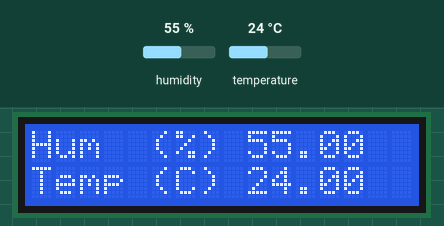
This sketch was run on a simulated Arduino Uno, built with avr-gcc and run on an emulated ATmega328P. Parts: 16×2 character LCD. The test bench sets the inputs (shaded band); at power-on: humidity 55 %, temperature 24 °C. What the sketch prints to the serial monitor is not drawn.

Above: at 3.3 s.
3.4 s: humidity set to 22 %
At 9.6 s:
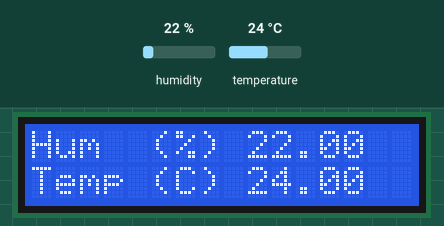
10.1 s: temperature set to 12 °C
At 15.4 s:
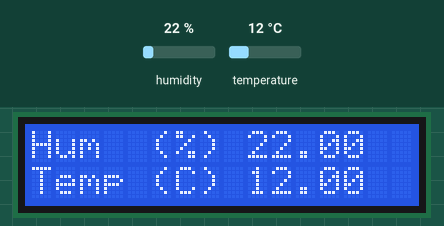
16.8 s: humidity set to 40 %
At 21.2 s:
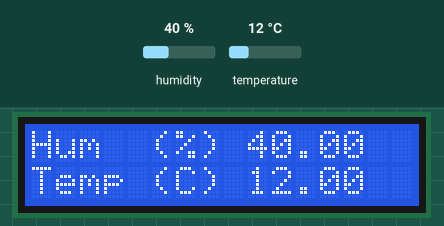
23.5 s: temperature set to 19 °C
At 27.0 s:
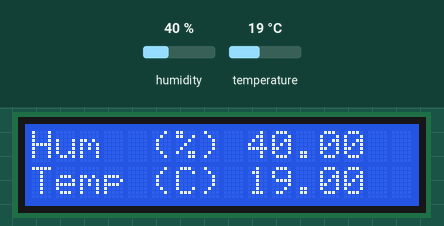
Timing chart, 0 to 28.5 s (numbered marks = the images above; inputs shaded):
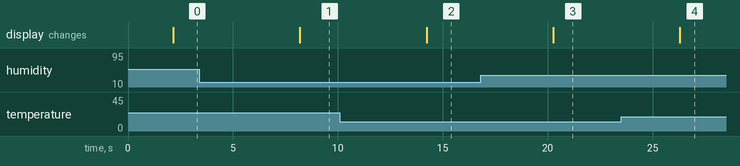

Measured:
- after the input at 3.4 s, the display: changes after 4.8 s (image 1)
- after the input at 10.1 s, the display: changes after 4.1 s (image 2)
- after the input at 16.8 s, the display: changes after 3.5 s (image 3)
- after the input at 23.5 s, the display: changes after 2.8 s (image 4)

The sketch:

dht11_adafruit.ino
```cpp
double dewPoint(double celsius, double humidity)      //calculo del punto de rocio
{
        double A0= 373.15/(273.15 + celsius);
        double SUM = -7.90298 * (A0-1);
        SUM += 5.02808 * log10(A0);
        SUM += -1.3816e-7 * (pow(10, (11.344*(1-1/A0)))-1) ;
        SUM += 8.1328e-3 * (pow(10,(-3.49149*(A0-1)))-1) ;
        SUM += log10(1013.246);
        double VP = pow(10, SUM-3) * humidity;
        double T = log(VP/0.61078);   // temp var
        return (241.88 * T) / (17.558-T);
}

double dewPointFast(double celsius, double humidity)
{
        double a = 17.271;
        double b = 237.7;
        double temp = (a * celsius) / (b + celsius) + log(humidity/100);
        double Td = (b * temp) / (a - temp);
        return Td;
}

#include <DHT.h>
#include <LiquidCrystal.h>


#define DHTPIN 13
#define DHTTYPE DHT11

LiquidCrystal lcd(6,7,9,10,11,12);

int count=0;

DHT dht(DHTPIN, DHTTYPE);

String respuesta;
void setup()
{
  // set up the LCD's number of columns and rows:
  Serial.begin(9600);
  Serial.println("Inicializando el sensor: DHT11");
  Serial.println("Lectura de humedad y temperatura y postprocesado");
  Serial.println("Daniel Velasco");

  lcd.begin(16,2);
  dht.begin();

  lcd.setCursor(0,0);
  lcd.print(" Inicializando ");
  lcd.setCursor(0,1);
  lcd.print(" Velasco ");

  Serial.println();
  Serial.println("Numero medida,Humedad (%),Temperatura (ºC),Punto de rocio (ºC),Sensacion termica (ºC)");
  delay(2000);
}

void loop()
{
  lcd.clear();

  float h = dht.readHumidity();
  float t = dht.readTemperature();
  float hic = dht.computeHeatIndex(t, h, false);


  Serial.print(count);
  Serial.print(',');
  Serial.print(h);
  Serial.print(',');
  Serial.print(t);
  Serial.print(',');
  Serial.print((float)dewPoint(t,h), 2);
  Serial.print(',');
  Serial.print(hic);

  Serial.print('\n');

  lcd.setCursor(0,0);
  lcd.print("Hum  (%) ");
  lcd.print(h);

  lcd.setCursor(0,1);
  lcd.print("Temp (C) ");
  lcd.print(t);

  count=count+1;
  delay(6000);   //una muestra por minuto

}
```
